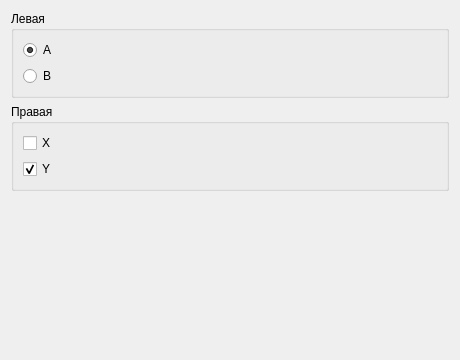
<?xml version="1.0" encoding="UTF-8"?>
<ui version="4.0"><class>Dialog</class><widget class="QDialog" name="Dialog"><property name="geometry"><rect><x>0</x><y>0</y><width>460</width><height>360</height></rect></property><property name="windowTitle"><string>#110 groups/195_two_groups</string></property><layout class="QVBoxLayout" name="verticalLayout"><property name="leftMargin"><number>11</number></property><property name="topMargin"><number>11</number></property><property name="rightMargin"><number>11</number></property><property name="bottomMargin"><number>11</number></property><property name="spacing"><number>6</number></property><item><widget class="QGroupBox" name="g1"><property name="title"><string>Левая</string></property><layout class="QVBoxLayout" name="g1Layout"><property name="leftMargin"><number>9</number></property><property name="topMargin"><number>9</number></property><property name="rightMargin"><number>9</number></property><property name="bottomMargin"><number>9</number></property><property name="spacing"><number>6</number></property><item><widget class="QRadioButton" name="r1"><property name="text"><string>A</string></property><property name="checked"><bool>true</bool></property></widget></item><item><widget class="QRadioButton" name="r2"><property name="text"><string>B</string></property><property name="checked"><bool>false</bool></property></widget></item></layout></widget></item><item><widget class="QGroupBox" name="g2"><property name="title"><string>Правая</string></property><layout class="QVBoxLayout" name="g2Layout"><property name="leftMargin"><number>9</number></property><property name="topMargin"><number>9</number></property><property name="rightMargin"><number>9</number></property><property name="bottomMargin"><number>9</number></property><property name="spacing"><number>6</number></property><item><widget class="QCheckBox" name="c1"><property name="text"><string>X</string></property><property name="checked"><bool>false</bool></property></widget></item><item><widget class="QCheckBox" name="c2"><property name="text"><string>Y</string></property><property name="checked"><bool>true</bool></property></widget></item></layout></widget></item><item><spacer name="verticalSpacer"><property name="orientation"><enum>Qt::Orientation::Vertical</enum></property><property name="sizeHint" stdset="0"><size><width>40</width><height>20</height></size></property></spacer></item></layout></widget></ui>
